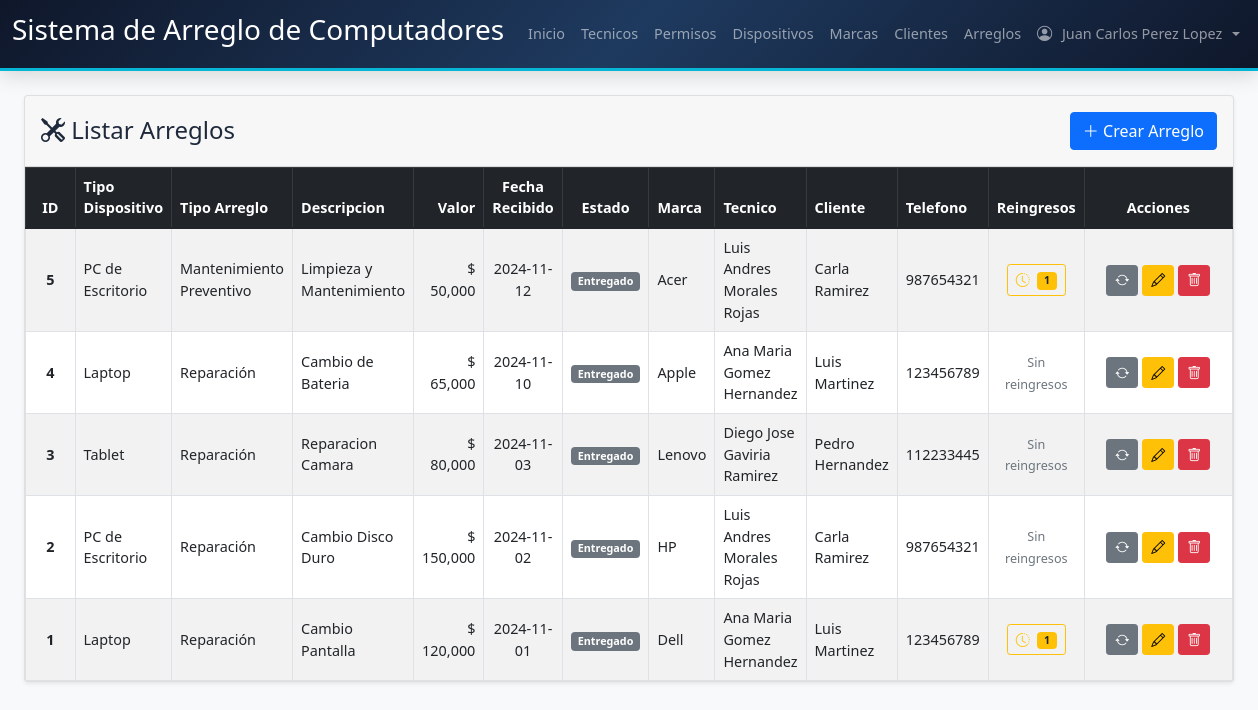
The page /Codigo/arreglo.php (signed in) on the database its author committed.
### tables this page shows
CREATE TABLE Arreglo (
  idArreglo INT NOT NULL AUTO_INCREMENT,
  Tipo_Dispositivo_idTipo INT NOT NULL,
  tipo_arreglo_id INT NOT NULL,
  Nombre_Arreglo VARCHAR(45) NOT NULL,
  Descripcion_Cliente VARCHAR(255) NOT NULL,
  comentario_estado TEXT DEFAULT NULL,
  Valor_Pago DECIMAL(10,2), 
  Fecha_Recibido DATE NOT NULL,
  Fecha_Entrega DATE,
  Fecha_Cambio_Estado DATETIME DEFAULT NULL,
  Marca_idMarca INT NOT NULL, 
  Tecnico_idTecnico INT NOT NULL,
  Estado_idEstado INT NOT NULL DEFAULT 1,
  PRIMARY KEY (idArreglo),
  CONSTRAINT fk_Arreglo_TipoDisp FOREIGN KEY (Tipo_Dispositivo_idTipo) REFERENCES Tipo_Dispositivo(idTipoDispositivo),
  CONSTRAINT fk_Arreglo_TipoArreglo FOREIGN KEY (tipo_arreglo_id) REFERENCES Tipo_Arreglo(id),
  CONSTRAINT fk_Arreglo_Marca FOREIGN KEY (Marca_idMarca) REFERENCES Marca(idMarca),
  CONSTRAINT fk_Arreglo_Tecnico FOREIGN KEY (Tecnico_idTecnico) REFERENCES Tecnico(idTecnico),
  CONSTRAINT fk_Arreglo_Estado FOREIGN KEY (Estado_idEstado) REFERENCES Estado(idEstado)
);

CREATE TABLE Tipo_Dispositivo (
  idTipoDispositivo INT NOT NULL AUTO_INCREMENT,
  Nombre_Tipo VARCHAR(100) NOT NULL,
  Descripcion VARCHAR(255),
  PRIMARY KEY (idTipoDispositivo)
);

CREATE TABLE Tipo_Arreglo (
  id INT NOT NULL AUTO_INCREMENT,
  nombre VARCHAR(100) NOT NULL,
  PRIMARY KEY (id)
);

CREATE TABLE Estado (
  idEstado INT NOT NULL AUTO_INCREMENT,
  Nombre_Estado VARCHAR(45) NOT NULL,
  PRIMARY KEY (idEstado)
);

CREATE TABLE Marca (
  idMarca INT NOT NULL AUTO_INCREMENT,
  Nombre_Marca VARCHAR(45) NOT NULL, 
  PRIMARY KEY (idMarca)
);

CREATE TABLE Tecnico (
  idTecnico INT NOT NULL AUTO_INCREMENT,
  Nombre_Tecnico VARCHAR(100) NOT NULL, 
  Correo VARCHAR(100) NOT NULL UNIQUE, 
  Contraseña VARCHAR(255) NOT NULL, 
  Rol_idRol INT NOT NULL, 
  PRIMARY KEY (idTecnico),
  CONSTRAINT fk_Tecnico_Rol FOREIGN KEY (Rol_idRol) REFERENCES Rol(idRol)
);

### Codigo/arreglo.php (the view, shortened to what this page needs)
<?php
include("conexion.php");
$isAdmin = isset($_SESSION['rol_nombre']) && $_SESSION['rol_nombre'] === 'Administrador';
$idTecnicoActual = $_SESSION['idTecnico'];
$puedeCrearArreglos = $isAdmin || tienePermiso('arreglos');
function obtenerTodosReingresos($conn)
{
    $result = $conn->query("SELECT * FROM Reingreso_Arreglo ORDER BY Arreglo_idArreglo, Fecha_Registro DESC");
    $reingresos = [];
    if ($result) {
        foreach ($result->fetch_all(MYSQLI_ASSOC) as $r) {
            $reingresos[$r['Arreglo_idArreglo']][] = $r;
        }
    }
    return $reingresos;
}
function obtenerArreglos($conn, $isAdmin, $idTecnico, $puedeVer = false)
{
    $sql = "SELECT a.*, e.Nombre_Estado, m.Nombre_Marca, u.Nombre_Tecnico, td.Nombre_Tipo,
                   ta.nombre AS Nombre_Tipo_Arreglo,
                   (SELECT CONCAT(c.Primer_Nombre, ' ', c.Primer_Apellido)
                    FROM Detalle_Arreglo da
                    JOIN Cliente c ON da.Cliente_idCliente = c.idCliente
                    WHERE da.Arreglo_idArreglo = a.idArreglo
                    LIMIT 1) AS Nombre_Cliente,
                   (SELECT c.Telefono
                    FROM Detalle_Arreglo da
                    JOIN Cliente c ON da.Cliente_idCliente = c.idCliente
                    WHERE da.Arreglo_idArreglo = a.idArreglo
                    LIMIT 1) AS Telefono_Cliente,
                   (SELECT da.Cliente_idCliente
                    FROM Detalle_Arreglo da
                    WHERE da.Arreglo_idArreglo = a.idArreglo
                    LIMIT 1) AS Cliente_idCliente
            FROM Arreglo a
            JOIN Estado e ON a.Estado_idEstado = e.idEstado
            JOIN Marca m ON a.Marca_idMarca = m.idMarca
            JOIN Tecnico u ON a.Tecnico_idTecnico = u.idTecnico
            JOIN Tipo_Dispositivo td ON a.Tipo_Dispositivo_idTipo = td.idTipoDispositivo
            JOIN Tipo_Arreglo ta ON a.tipo_arreglo_id = ta.id";
    $sql .= " ORDER BY a.idArreglo DESC";
    $result = $conn->query($sql);
    return $result ? $result->fetch_all(MYSQLI_ASSOC) : [];
}
$arreglos = obtenerArreglos($conn, $isAdmin, $idTecnicoActual, $puedeCrearArreglos);
$todosReingresos = obtenerTodosReingresos($conn);
?>
<!DOCTYPE html>
<html lang="es">
<head>
    <link href="https://cdn.jsdelivr.net/npm/bootstrap@5.1.3/dist/css/bootstrap.min.css" rel="stylesheet">
    <link href="https://cdn.jsdelivr.net/npm/bootstrap-icons@1.11.3/font/bootstrap-icons.min.css" rel="stylesheet">
    <link href="https://cdn.jsdelivr.net/npm/select2@4.1.0-rc.0/dist/css/select2.min.css" rel="stylesheet">
    <link href="https://cdn.jsdelivr.net/npm/select2-bootstrap-5-theme@1.3.0/dist/select2-bootstrap-5-theme.min.css"
        rel="stylesheet">
    <link href="estils.css" rel="stylesheet">
</head>
<body class="bg-light">
    <?php include 'navbar.php'; ?>
    <div class="container-fluid px-4 mt-4">
        <div class="card shadow-sm">
            <div class="card-header d-flex justify-content-between align-items-center py-3">
                <h4 class="mb-0"><i class="bi bi-tools"></i> Listar Arreglos</h4>
                <?php if ($puedeCrearArreglos): ?>
                    <button type="button" class="btn btn-primary" data-bs-toggle="modal"
                        data-bs-target="#crearArregloModal">
                        <i class="bi bi-plus-lg"></i> Crear Arreglo
                    </button>
                <?php endif; ?>
            </div>
            <div class="card-body p-0">
                <div class="table-responsive">
                    <table class="table table-striped table-hover table-bordered align-middle mb-0" style="font-size:0.9rem;">
                        <thead class="table-dark">
                            <tr>
                                <th class="text-center" style="width:50px;">ID</th>
                                <th>Tipo Dispositivo</th>
                                <th>Tipo Arreglo</th>
                                <th>Descripcion</th>
                                <?php if ($puedeCrearArreglos): ?>
                                    <th class="text-end">Valor</th>
                                <?php endif; ?>
                                <th class="text-center">Fecha Recibido</th>
                                <th class="text-center">Estado</th>
                                <th>Marca</th>
                                <th>Tecnico</th>
                                <th>Cliente</th>
                                <th>Telefono</th>
                                <th class="text-center">Reingresos</th>
                                <th class="text-center" style="width:150px;">Acciones</th>
                            </tr>
                        </thead>
                        <tbody>
                            <?php foreach ($arreglos as $arreglo):
                                $reingresos = $todosReingresos[$arreglo['idArreglo']] ?? [];
                                $totalReingresos = count($reingresos);
                            ?>
                                <tr>
                                    <td class="text-center fw-bold"><?php echo $arreglo['idArreglo']; ?></td>
                                    <td><?php echo htmlspecialchars($arreglo['Nombre_Tipo']); ?></td>
                                    <td><?php echo htmlspecialchars($arreglo['Nombre_Tipo_Arreglo']); ?></td>
                                    <td><?php echo htmlspecialchars($arreglo['Nombre_Arreglo']); ?></td>
                                    <?php if ($puedeCrearArreglos): ?>
                                        <td class="text-end">$ <?php echo number_format($arreglo['Valor_Pago'], 0); ?></td>
                                    <?php endif; ?>
                                    <td class="text-center"><?php echo $arreglo['Fecha_Recibido']; ?></td>
                                    <td class="text-center">
                                        <span class="badge bg-<?php
                                        echo match ($arreglo['Nombre_Estado']) {
                                            'En diagnostico' => 'warning',
                                            'En reparacion' => 'info',
                                            'Finalizado' => 'success',
                                            'Entregado' => 'secondary',
                                            default => 'primary'
                                        };
                                        ?>">
                                            <?php echo htmlspecialchars($arreglo['Nombre_Estado']); ?>
                                        </span>
                                    </td>
                                    <td><?php echo htmlspecialchars($arreglo['Nombre_Marca']); ?></td>
                                    <td><?php echo htmlspecialchars($arreglo['Nombre_Tecnico']); ?></td>
                                    <td><?php echo htmlspecialchars($arreglo['Nombre_Cliente'] ?? 'Sin asignar'); ?></td>
                                    <td><?php echo htmlspecialchars($arreglo['Telefono_Cliente'] ?? '-'); ?></td>
                                    <td class="text-center">
                                        <?php if ($totalReingresos > 0): ?>
                                            <button type="button"
                                                class="btn btn-sm btn-outline-warning"
                                                data-bs-toggle="modal"
                                                data-bs-target="#historialReingresoModal<?php echo $arreglo['idArreglo']; ?>"
                                                title="Ver historial de reingresos">
                                                <i class="bi bi-clock-history"></i>
                                                <span class="badge bg-warning text-dark ms-1"><?php echo $totalReingresos; ?></span>
                                            </button>
                                        <?php else: ?>
                                            <span class="text-muted small">Sin reingresos</span>
                                        <?php endif; ?>
                                    </td>
                                    <td class="text-center">
                                        <div class="d-flex gap-1 justify-content-center flex-wrap">
                                        <?php if ($puedeCrearArreglos): ?>
                                            <button type="button" class="btn btn-sm btn-secondary" data-bs-toggle="modal"
                                                data-bs-target="#reingresoArregloModal<?php echo $arreglo['idArreglo']; ?>"
                                                title="Registrar Reingreso">
                                                <i class="bi bi-arrow-repeat"></i>
                                            </button>
                                            <button type="button" class="btn btn-sm btn-warning" data-bs-toggle="modal"
                                                data-bs-target="#editarArregloModal<?php echo $arreglo['idArreglo']; ?>"
                                                title="Editar">
                                                <i class="bi bi-pencil"></i>
                                            </button>
                                            <a href="?eliminar=<?php echo $arreglo['idArreglo']; ?>"
                                                class="btn btn-sm btn-danger"
                                                onclick="return confirm('¿Estas seguro de eliminar este arreglo?')"
                                                title="Eliminar">
                                                <i class="bi bi-trash"></i>
                                            </a>
                                        <?php endif; ?>
                                        </div>
                                    </td>
                                </tr>
                            <?php endforeach; ?>
                        </tbody>
                    </table>
                </div>
            </div>
        </div>
    </div>
</body>
</html>

### Codigo/estils.css (style rules this page uses)
:root { --color-primary: #2563eb; --color-primary-dark: #1d4ed8; --color-primary-light: #dbeafe; --color-secondary: #0f172a; --color-accent: #06b6d4; --color-accent-light: #cffafe; --color-success: #10b981; --color-success-light: #d1fae5; --color-danger: #ef4444; --color-danger-light: #fee2e2; --color-warning: #f59e0b; --color-warning-light: #fef3c7; --color-orange: #f97316; --color-orange-light: #ffedd5; --color-purple: #8b5cf6; --color-purple-light: #ede9fe; --color-pink: #ec4899; --color-pink-light: #fce7f3; --color-bg: #f1f5f9; --color-white: #ffffff; --color-text: #1e293b; --color-text-muted: #64748b; --color-border: #e2e8f0; --shadow-sm: 0 1px 3px rgba(0, 0, 0, 0.06), 0 1px 2px rgba(0, 0, 0, 0.04); --shadow-md: 0 4px 6px rgba(0, 0, 0, 0.05), 0 10px 15px rgba(0, 0, 0, 0.08); --shadow-lg: 0 10px 25px rgba(0, 0, 0, 0.08), 0 20px 48px rgba(0, 0, 0, 0.06); --radius: 0.625rem; --radius-lg: 0.875rem; --transition: all 0.2s ease; }
*, *::before, *::after { box-sizing: border-box; }
html { -webkit-text-size-adjust: 100%; scroll-behavior: smooth; }
body { background-color: var(--color-bg); font-family: 'Segoe UI', system-ui, -apple-system, 'Helvetica Neue', sans-serif; color: var(--color-text); min-height: 100vh; margin: 0; padding: 0; overflow-x: hidden; display: flex; flex-direction: column; }
html { scrollbar-color: var(--color-primary) var(--color-bg); scrollbar-width: none; }
.table-responsive { overflow-x: auto; -webkit-overflow-scrolling: touch; scrollbar-width: thin; scrollbar-color: var(--color-border) transparent; }

### rows shown on the page
arreglo: idArreglo "5", Tipo_Dispositivo_idTipo.Nombre_Tipo "PC de Escritorio", tipo_arreglo.nombre "Mantenimiento Preventivo", Nombre_Arreglo "Limpieza y Mantenimiento", Valor_Pago "50,000", Fecha_Recibido "2024-11-12", Estado_idEstado.Nombre_Estado "Entregado", Marca_idMarca.Nombre_Marca "Acer", Tecnico_idTecnico.Nombre_Tecnico "Luis Andres Morales Rojas", Nombre_Cliente "Carla Ramirez", Telefono_Cliente "987654321", totalReingresos "1"
arreglo: idArreglo "4", Tipo_Dispositivo_idTipo.Nombre_Tipo "Laptop", tipo_arreglo.nombre "Reparación", Nombre_Arreglo "Cambio de Bateria", Valor_Pago "65,000", Fecha_Recibido "2024-11-10", Estado_idEstado.Nombre_Estado "Entregado", Marca_idMarca.Nombre_Marca "Apple", Tecnico_idTecnico.Nombre_Tecnico "Ana Maria Gomez Hernandez", Nombre_Cliente "Luis Martinez", Telefono_Cliente "123456789", shows "Sin reingresos"
arreglo: idArreglo "3", Tipo_Dispositivo_idTipo.Nombre_Tipo "Tablet", tipo_arreglo.nombre "Reparación", Nombre_Arreglo "Reparacion Camara", Valor_Pago "80,000", Fecha_Recibido "2024-11-03", Estado_idEstado.Nombre_Estado "Entregado", Marca_idMarca.Nombre_Marca "Lenovo", Tecnico_idTecnico.Nombre_Tecnico "Diego Jose Gaviria Ramirez", Nombre_Cliente "Pedro Hernandez", Telefono_Cliente "112233445", shows "Sin reingresos"
arreglo: idArreglo "2", Tipo_Dispositivo_idTipo.Nombre_Tipo "PC de Escritorio", tipo_arreglo.nombre "Reparación", Nombre_Arreglo "Cambio Disco Duro", Valor_Pago "150,000", Fecha_Recibido "2024-11-02", Estado_idEstado.Nombre_Estado "Entregado", Marca_idMarca.Nombre_Marca "HP", Tecnico_idTecnico.Nombre_Tecnico "Luis Andres Morales Rojas", Nombre_Cliente "Carla Ramirez", Telefono_Cliente "987654321", shows "Sin reingresos"
arreglo: idArreglo "1", Tipo_Dispositivo_idTipo.Nombre_Tipo "Laptop", tipo_arreglo.nombre "Reparación", Nombre_Arreglo "Cambio Pantalla", Valor_Pago "120,000", Fecha_Recibido "2024-11-01", Estado_idEstado.Nombre_Estado "Entregado", Marca_idMarca.Nombre_Marca "Dell", Tecnico_idTecnico.Nombre_Tecnico "Ana Maria Gomez Hernandez", Nombre_Cliente "Luis Martinez", Telefono_Cliente "123456789", totalReingresos "1"

### other values the page prints
$_SESSION['tecnico'] "Juan Carlos Perez Lopez"
